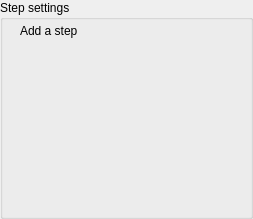
<?xml version="1.0" encoding="UTF-8"?>
<ui version="4.0">
 <class>Default</class>
 <widget class="QWidget" name="Default">
  <property name="geometry">
   <rect>
    <x>0</x>
    <y>0</y>
    <width>253</width>
    <height>219</height>
   </rect>
  </property>
  <property name="windowTitle">
   <string>Form</string>
  </property>
  <widget class="QGroupBox" name="groupBoxStepSettings">
   <property name="geometry">
    <rect>
     <x>0</x>
     <y>0</y>
     <width>253</width>
     <height>219</height>
    </rect>
   </property>
   <property name="sizePolicy">
    <sizepolicy hsizetype="Expanding" vsizetype="Preferred">
     <horstretch>0</horstretch>
     <verstretch>0</verstretch>
    </sizepolicy>
   </property>
   <property name="minimumSize">
    <size>
     <width>0</width>
     <height>160</height>
    </size>
   </property>
   <property name="title">
    <string>Step settings</string>
   </property>
   <widget class="QLabel" name="label">
    <property name="enabled">
     <bool>true</bool>
    </property>
    <property name="geometry">
     <rect>
      <x>20</x>
      <y>23</y>
      <width>271</width>
      <height>16</height>
     </rect>
    </property>
    <property name="text">
     <string>Add a step</string>
    </property>
   </widget>
  </widget>
 </widget>
 <resources/>
 <connections/>
</ui>
